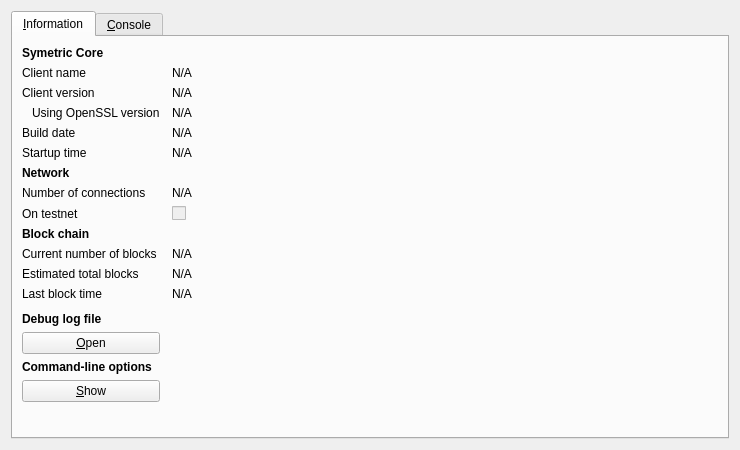
<?xml version="1.0" encoding="UTF-8"?>
<ui version="4.0">
 <class>RPCConsole</class>
 <widget class="QDialog" name="RPCConsole">
  <property name="geometry">
   <rect>
    <x>0</x>
    <y>0</y>
    <width>740</width>
    <height>450</height>
   </rect>
  </property>
  <property name="windowTitle">
   <string>Symetric - Debug window</string>
  </property>
  <layout class="QVBoxLayout" name="verticalLayout_2">
   <item>
    <widget class="QTabWidget" name="tabWidget">
     <property name="currentIndex">
      <number>0</number>
     </property>
     <widget class="QWidget" name="tab_info">
      <attribute name="title">
       <string>&amp;Information</string>
      </attribute>
      <layout class="QGridLayout" name="gridLayout" columnstretch="0,1">
       <property name="horizontalSpacing">
        <number>12</number>
       </property>
       <item row="0" column="0">
        <widget class="QLabel" name="label_9">
         <property name="font">
          <font>
           <weight>75</weight>
           <bold>true</bold>
          </font>
         </property>
         <property name="text">
          <string>Symetric Core</string>
         </property>
        </widget>
       </item>
       <item row="1" column="0">
        <widget class="QLabel" name="label_5">
         <property name="text">
          <string>Client name</string>
         </property>
        </widget>
       </item>
       <item row="1" column="1">
        <widget class="QLabel" name="clientName">
         <property name="cursor">
          <cursorShape>IBeamCursor</cursorShape>
         </property>
         <property name="text">
          <string>N/A</string>
         </property>
         <property name="textFormat">
          <enum>Qt::PlainText</enum>
         </property>
         <property name="textInteractionFlags">
          <set>Qt::LinksAccessibleByMouse|Qt::TextSelectableByKeyboard|Qt::TextSelectableByMouse</set>
         </property>
        </widget>
       </item>
       <item row="2" column="0">
        <widget class="QLabel" name="label_6">
         <property name="text">
          <string>Client version</string>
         </property>
        </widget>
       </item>
       <item row="2" column="1">
        <widget class="QLabel" name="clientVersion">
         <property name="cursor">
          <cursorShape>IBeamCursor</cursorShape>
         </property>
         <property name="text">
          <string>N/A</string>
         </property>
         <property name="textFormat">
          <enum>Qt::PlainText</enum>
         </property>
         <property name="textInteractionFlags">
          <set>Qt::LinksAccessibleByMouse|Qt::TextSelectableByKeyboard|Qt::TextSelectableByMouse</set>
         </property>
        </widget>
       </item>
       <item row="3" column="0">
        <widget class="QLabel" name="label_14">
         <property name="text">
          <string>Using OpenSSL version</string>
         </property>
         <property name="indent">
          <number>10</number>
         </property>
        </widget>
       </item>
       <item row="3" column="1">
        <widget class="QLabel" name="openSSLVersion">
         <property name="cursor">
          <cursorShape>IBeamCursor</cursorShape>
         </property>
         <property name="text">
          <string>N/A</string>
         </property>
         <property name="textFormat">
          <enum>Qt::PlainText</enum>
         </property>
         <property name="textInteractionFlags">
          <set>Qt::LinksAccessibleByMouse|Qt::TextSelectableByKeyboard|Qt::TextSelectableByMouse</set>
         </property>
        </widget>
       </item>
       <item row="4" column="0">
        <widget class="QLabel" name="label_12">
         <property name="text">
          <string>Build date</string>
         </property>
        </widget>
       </item>
       <item row="4" column="1">
        <widget class="QLabel" name="buildDate">
         <property name="cursor">
          <cursorShape>IBeamCursor</cursorShape>
         </property>
         <property name="text">
          <string>N/A</string>
         </property>
         <property name="textFormat">
          <enum>Qt::PlainText</enum>
         </property>
         <property name="textInteractionFlags">
          <set>Qt::LinksAccessibleByMouse|Qt::TextSelectableByKeyboard|Qt::TextSelectableByMouse</set>
         </property>
        </widget>
       </item>
       <item row="5" column="0">
        <widget class="QLabel" name="label_13">
         <property name="text">
          <string>Startup time</string>
         </property>
        </widget>
       </item>
       <item row="5" column="1">
        <widget class="QLabel" name="startupTime">
         <property name="cursor">
          <cursorShape>IBeamCursor</cursorShape>
         </property>
         <property name="text">
          <string>N/A</string>
         </property>
         <property name="textFormat">
          <enum>Qt::PlainText</enum>
         </property>
         <property name="textInteractionFlags">
          <set>Qt::LinksAccessibleByMouse|Qt::TextSelectableByKeyboard|Qt::TextSelectableByMouse</set>
         </property>
        </widget>
       </item>
       <item row="6" column="0">
        <widget class="QLabel" name="label_11">
         <property name="font">
          <font>
           <weight>75</weight>
           <bold>true</bold>
          </font>
         </property>
         <property name="text">
          <string>Network</string>
         </property>
        </widget>
       </item>
       <item row="7" column="0">
        <widget class="QLabel" name="label_7">
         <property name="text">
          <string>Number of connections</string>
         </property>
        </widget>
       </item>
       <item row="7" column="1">
        <widget class="QLabel" name="numberOfConnections">
         <property name="cursor">
          <cursorShape>IBeamCursor</cursorShape>
         </property>
         <property name="text">
          <string>N/A</string>
         </property>
         <property name="textFormat">
          <enum>Qt::PlainText</enum>
         </property>
         <property name="textInteractionFlags">
          <set>Qt::LinksAccessibleByMouse|Qt::TextSelectableByKeyboard|Qt::TextSelectableByMouse</set>
         </property>
        </widget>
       </item>
       <item row="8" column="0">
        <widget class="QLabel" name="label_8">
         <property name="text">
          <string>On testnet</string>
         </property>
        </widget>
       </item>
       <item row="8" column="1">
        <widget class="QCheckBox" name="isTestNet">
         <property name="enabled">
          <bool>false</bool>
         </property>
         <property name="text">
          <string/>
         </property>
        </widget>
       </item>
       <item row="9" column="0">
        <widget class="QLabel" name="label_10">
         <property name="font">
          <font>
           <weight>75</weight>
           <bold>true</bold>
          </font>
         </property>
         <property name="text">
          <string>Block chain</string>
         </property>
        </widget>
       </item>
       <item row="10" column="0">
        <widget class="QLabel" name="label_3">
         <property name="text">
          <string>Current number of blocks</string>
         </property>
        </widget>
       </item>
       <item row="10" column="1">
        <widget class="QLabel" name="numberOfBlocks">
         <property name="cursor">
          <cursorShape>IBeamCursor</cursorShape>
         </property>
         <property name="text">
          <string>N/A</string>
         </property>
         <property name="textFormat">
          <enum>Qt::PlainText</enum>
         </property>
         <property name="textInteractionFlags">
          <set>Qt::LinksAccessibleByMouse|Qt::TextSelectableByKeyboard|Qt::TextSelectableByMouse</set>
         </property>
        </widget>
       </item>
       <item row="11" column="0">
        <widget class="QLabel" name="label_4">
         <property name="text">
          <string>Estimated total blocks</string>
         </property>
        </widget>
       </item>
       <item row="11" column="1">
        <widget class="QLabel" name="totalBlocks">
         <property name="cursor">
          <cursorShape>IBeamCursor</cursorShape>
         </property>
         <property name="text">
          <string>N/A</string>
         </property>
         <property name="textFormat">
          <enum>Qt::PlainText</enum>
         </property>
         <property name="textInteractionFlags">
          <set>Qt::LinksAccessibleByMouse|Qt::TextSelectableByKeyboard|Qt::TextSelectableByMouse</set>
         </property>
        </widget>
       </item>
       <item row="12" column="0">
        <widget class="QLabel" name="label_2">
         <property name="text">
          <string>Last block time</string>
         </property>
        </widget>
       </item>
       <item row="12" column="1">
        <widget class="QLabel" name="lastBlockTime">
         <property name="cursor">
          <cursorShape>IBeamCursor</cursorShape>
         </property>
         <property name="text">
          <string>N/A</string>
         </property>
         <property name="textFormat">
          <enum>Qt::PlainText</enum>
         </property>
         <property name="textInteractionFlags">
          <set>Qt::LinksAccessibleByMouse|Qt::TextSelectableByKeyboard|Qt::TextSelectableByMouse</set>
         </property>
        </widget>
       </item>
       <item row="13" column="0">
        <spacer name="verticalSpacer_2">
         <property name="orientation">
          <enum>Qt::Vertical</enum>
         </property>
         <property name="sizeHint" stdset="0">
          <size>
           <width>20</width>
           <height>20</height>
          </size>
         </property>
        </spacer>
       </item>
       <item row="14" column="0">
        <widget class="QLabel" name="labelDebugLogfile">
         <property name="font">
          <font>
           <weight>75</weight>
           <bold>true</bold>
          </font>
         </property>
         <property name="text">
          <string>Debug log file</string>
         </property>
        </widget>
       </item>
       <item row="15" column="0">
        <widget class="QPushButton" name="openDebugLogfileButton">
         <property name="toolTip">
          <string>Open the Symetric debug log file from the current data directory. This can take a few seconds for large log files.</string>
         </property>
         <property name="text">
          <string>&amp;Open</string>
         </property>
         <property name="autoDefault">
          <bool>false</bool>
         </property>
        </widget>
       </item>
       <item row="16" column="0">
        <widget class="QLabel" name="labelCLOptions">
         <property name="font">
          <font>
           <weight>75</weight>
           <bold>true</bold>
          </font>
         </property>
         <property name="text">
          <string>Command-line options</string>
         </property>
        </widget>
       </item>
       <item row="17" column="0">
        <widget class="QPushButton" name="showCLOptionsButton">
         <property name="toolTip">
          <string>Show the Symetric-Qt help message to get a list with possible Symetric command-line options.</string>
         </property>
         <property name="text">
          <string>&amp;Show</string>
         </property>
         <property name="autoDefault">
          <bool>false</bool>
         </property>
        </widget>
       </item>
       <item row="18" column="0">
        <spacer name="verticalSpacer">
         <property name="orientation">
          <enum>Qt::Vertical</enum>
         </property>
         <property name="sizeHint" stdset="0">
          <size>
           <width>20</width>
           <height>40</height>
          </size>
         </property>
        </spacer>
       </item>
      </layout>
     </widget>
     <widget class="QWidget" name="tab_console">
      <attribute name="title">
       <string>&amp;Console</string>
      </attribute>
      <layout class="QVBoxLayout" name="verticalLayout_3">
       <property name="spacing">
        <number>3</number>
       </property>
       <item>
        <widget class="QTextEdit" name="messagesWidget">
         <property name="minimumSize">
          <size>
           <width>0</width>
           <height>100</height>
          </size>
         </property>
         <property name="readOnly">
          <bool>true</bool>
         </property>
         <property name="tabKeyNavigation" stdset="0">
          <bool>false</bool>
         </property>
         <property name="columnCount" stdset="0">
          <number>2</number>
         </property>
        </widget>
       </item>
       <item>
        <layout class="QHBoxLayout" name="horizontalLayout">
         <property name="spacing">
          <number>3</number>
         </property>
         <item>
          <widget class="QLabel" name="label">
           <property name="text">
            <string notr="true">&gt;</string>
           </property>
          </widget>
         </item>
         <item>
          <widget class="QLineEdit" name="lineEdit"/>
         </item>
         <item>
          <widget class="QPushButton" name="clearButton">
           <property name="maximumSize">
            <size>
             <width>24</width>
             <height>24</height>
            </size>
           </property>
           <property name="toolTip">
            <string>Clear console</string>
           </property>
           <property name="text">
            <string/>
           </property>
           <property name="icon">
            <iconset resource="../bitcoin.qrc">
             <normaloff>:/icons/remove</normaloff>:/icons/remove</iconset>
           </property>
           <property name="shortcut">
            <string notr="true">Ctrl+L</string>
           </property>
           <property name="autoDefault">
            <bool>false</bool>
           </property>
          </widget>
         </item>
        </layout>
       </item>
      </layout>
     </widget>
    </widget>
   </item>
  </layout>
 </widget>
 <resources>
  <include location="../bitcoin.qrc"/>
 </resources>
 <connections/>
</ui>
